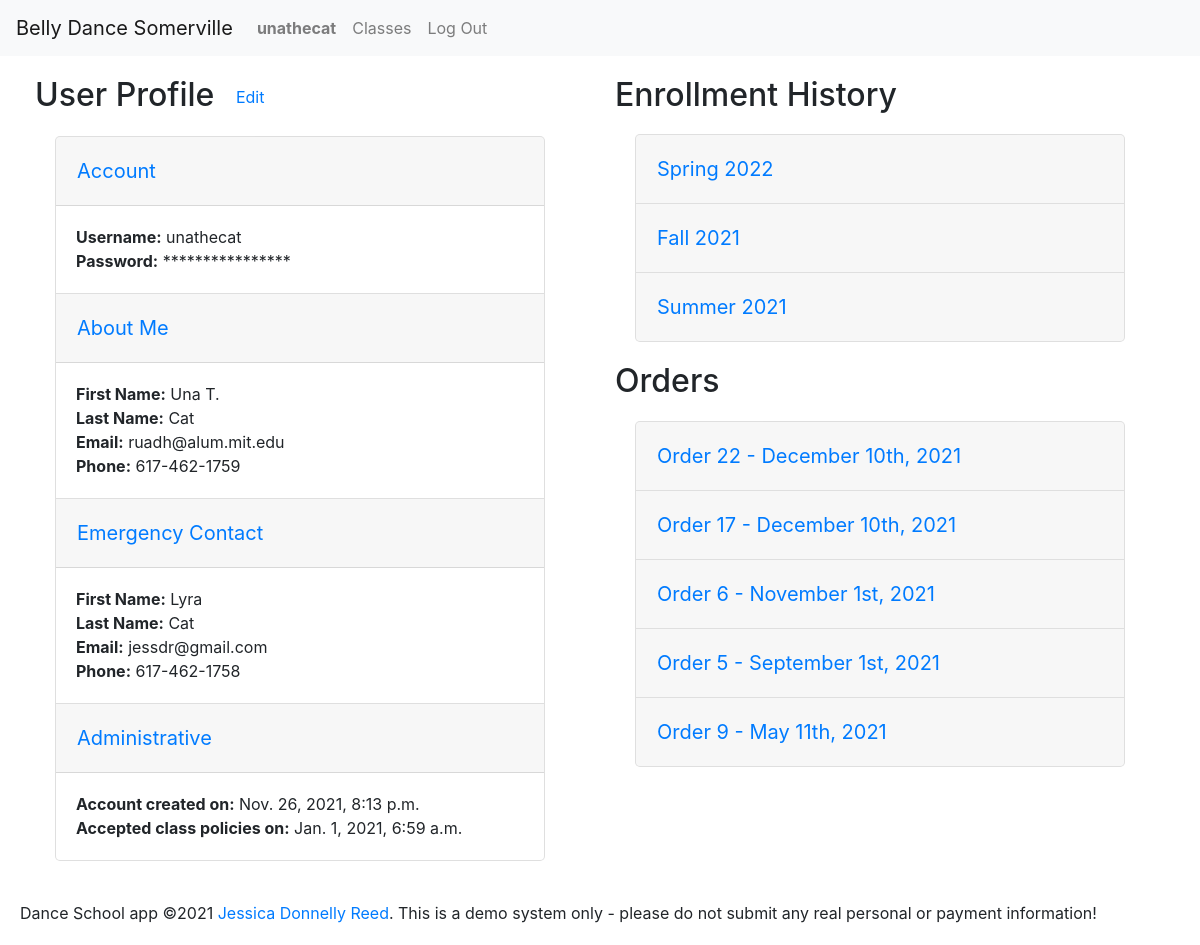
The app's page /profile/32 (signed in) with its own data.
### enrollment/models.py (models this page shows, shortened)
class User(AbstractUser):
    timezone = models.CharField(max_length=32, choices=TIMEZONES,
                                default=settings.DEFAULT_TIMEZONE)
    first_name = models.CharField(max_length=128, null=False, blank=False)
    last_name = models.CharField(max_length=128, null=False, blank=False)
    email = models.EmailField(max_length=254, null=False, blank=False)
    phone = models.CharField(max_length=32, null=True, blank=True)
    emergency_first = models.CharField(max_length=128, null=True, blank=True)
    emergency_last = models.CharField(max_length=128, null=True, blank=True)
    emergency_email = models.EmailField(max_length=254, null=True, blank=True)
    emergency_phone = models.CharField(max_length=32, null=True, blank=True)
    accept_terms = models.DateTimeField(null=True, blank=True)
    contact_sheet_notes = models.CharField(
        max_length=2048, null=True, blank=True)

class Semester(models.Model):
    name = models.CharField(max_length=128, null=False, blank=False)
    start_date = models.DateField(null=False, blank=False)
    end_date = models.DateField(null=False, blank=False)
    registration_open = models.DateTimeField(null=False, blank=False)
    registration_close = models.DateTimeField(null=False, blank=False)
    recital = models.DateTimeField(null=True, blank=True)
    hide = models.BooleanField(default=True, null=True, blank=True)
    def __str__(self):
        return self.name

class Order(models.Model):
    student = models.ForeignKey(
        User, on_delete=PROTECT, null=False, blank=False, related_name='orders')
    discount = models.DecimalField(
        max_digits=8, decimal_places=2, null=True, blank=True)
    completed = models.DateTimeField(null=True, blank=True)
    @property
    def subtotal(self):
        try:
            amount = self.line_items.aggregate(Sum('price'))['price__sum']
        except Exception:
            return 0
        return 0 if amount is None else amount
    @property
    def total(self):
        return self.subtotal - self.discount if self.discount is not None else self.subtotal

### enrollment/views.py (the view)
# urls.py: path('profile/<int:id>', views.profile_view, name='view_profile'),
@login_required
def profile_view(request, id):
    set_timezone(request)
    if request.method == 'GET':
        if request.user.id == id or request.user.is_staff:
            try:
                profile = User.objects.get(id=id)
            except User.DoesNotExist:
                return render(request, 'enrollment/profile.html', {
                    'orders': None,
                    'message': f'User {id} not found.'
                })
            semesters = Semester.objects.filter(
                offerings__line_items__order__student=id,
                offerings__line_items__order__completed__isnull=False).order_by('-start_date').distinct()
            for semester in semesters:
                semester.enrollments = LineItem.objects.filter(order__student=id).filter(
                    offering__semester=semester).exclude(order__completed=None)
            orders = completed_orders(request, id).order_by('-completed')
            for order in orders:
                order.items = order.line_items.all()
            return render(request, 'enrollment/profile.html', {
                'orders': orders,
                'semesters': semesters,
                'profile': profile
            })
        else:
            return render(request, 'enrollment/profile.html', {
                'orders': None,
                'message': 'You may not view other users\' profiles'
            })
    else:
        return render(request, 'enrollment/profile.html', {
            'orders': None,
            'message': 'GET method required'
        })

### enrollment/context_processors.py (called while the page is built)
def global_settings(request):
    return {
    'DEFAULT_TIMEZONE': settings.DEFAULT_TIMEZONE,
    'TIME_FORMAT': settings.TIME_FORMAT,
    'DATE_FORMAT': settings.DATE_FORMAT,
    'DATE_TIME_FORMAT': settings.DATE_TIME_FORMAT,
    'DATE_TIME_FORMAT_NO_YEAR': settings.DATE_TIME_FORMAT_NO_YEAR,
    'DATE_TIME_TIMEZONE_FORMAT': settings.DATE_TIME_TIMEZONE_FORMAT,
    'SCHOOL_NAME': settings.SCHOOL_NAME,
    'SCHOOL_POLICIES': settings.SCHOOL_POLICIES,
    'NO_OFFERINGS': settings.NO_OFFERINGS,
    }

### enrollment/models.py (called while the page is built)
    @property
    def weekday_name(self):
        return settings.WEEKDAYS[self.weekday][1]

### enrollment/views.py (called while the page is built)
def set_timezone(request):
    if request.user.is_authenticated:
        timezone.activate(request.user.timezone)
    else:
        timezone.activate(settings.DEFAULT_TIMEZONE)

@login_required
def completed_orders(request, user):
    try:
        orders = Order.objects.filter(student=user).exclude(completed=None)
    except Order.DoesNotExist:
        return None
    return orders

### enrollment/templates/enrollment/profile.html (shortened to what this page needs)
{% extends "enrollment/layout.html" %}
{% block body %}
<div class="row">
    {% if profile %}
    <div id="profile-view" class="col-md">
        <h2>User Profile <button class="btn btn-link" id="edit-profile-button" data-profile={{profile.id}}>Edit</button></h2>
        <div class="accordion" id="profile-accordion">
            <div class="card" data-section="account">
                <div class="card-header" id="heading-account">
                    <h3 class="mb-0">
                        <button class="btn btn-link" type="button" data-toggle="collapse" data-target="#collapse-account" aria-expanded="true" aria-controls="collapse-account">
                            Account
                        </button>
                    </h3>
                </div>
                <div id="collapse-account" class="collapse show" aria-labelledby="heading-account" data-parent="#profile-accordion">
                    <div class="card-body">
                        <div>
                            <span class="label">Username:</span> <span class="value">{{profile.username}}</span>
                        </div>
                        <div>
                            <span class="label">Password:</span> <span class="value">****************</span>
                        </div>
                    </div>
                </div>
            </div>
            <div class="card" data-section="about-me">
                <div class="card-header" id="heading-about-me">
                    <h3 class="mb-0">
                        <button class="btn btn-link" type="button" data-toggle="collapse" data-target="#collapse-about-me" aria-expanded="true" aria-controls="collapse-about-me">
                            About Me
                        </button>
                    </h3>
                </div>
                <div id="collapse-about-me" class="collapse show" aria-labelledby="heading-about-me" data-parent="#profile-accordion">
                    <div class="card-body editable">
                        <div>
                            <span class="label">First Name:</span> <span class="value" id="first-name">{{profile.first_name}}</span>
                        </div>
                        <div>
                            <span class="label">Last Name:</span> <span class="value" id="last-name">{{profile.last_name}}</span>
                        </div>
                        <div>
                            <span class="label">Email:</span> <span class="value" id="email">{{profile.email}}</span>
                        </div>
                        <div>
                            <span class="label">Phone:</span> <span class="value" id="phone">{{profile.phone}}</span>
                        </div>
                    </div>
                </div>
            </div>
            <div class="card" data-section="emergency-contact">
                <div class="card-header" id="heading-emergency-contact">
                    <h3 class="mb-0">
                        <button class="btn btn-link" type="button" data-toggle="collapse" data-target="#collapse-emergency-contact" aria-expanded="true" aria-controls="collapse-emergency-contact">
                            Emergency Contact
                        </button>
                    </h3>
                </div>
                <div id="collapse-emergency-contact" class="collapse show" aria-labelledby="heading-emergency-contact" data-parent="#profile-accordion">
                    <div class="card-body editable">
                        <div>
                            <span class="label">First Name:</span> <span class="value" id="emergency-first">{{profile.emergency_first}}</span>
                        </div>
                        <div>
                            <span class="label">Last Name:</span> <span class="value" id="emergency-last">{{profile.emergency_last}}</span>
                        </div>
                        <div>
                            <span class="label">Email:</span> <span class="value" id="emergency-email">{{profile.emergency_email}}</span>
                        </div>
                        <div>
                            <span class="label">Phone:</span> <span class="value" id="emergency-phone">{{profile.emergency_phone}}</span>
                        </div>
                    </div>
                </div>
            </div>
            <div class="card" data-section="administrative">
                <div class="card-header" id="heading-administrative">
                    <h3 class="mb-0">
                        <button class="btn btn-link" type="button" data-toggle="collapse" data-target="#collapse-administrative" aria-expanded="true" aria-controls="collapse-administrative">
                            Administrative
                        </button>
                    </h3>
                </div>
                <div id="collapse-administrative" class="collapse show" aria-labelledby="heading-administrative" data-parent="#profile-accordion">
                    <div class="card-body">
                        <div>
                            <span class="label">Account created on:</span> <span class="value">{{profile.date_joined}}</span>
                        </div>
                            <div><span class="label">Accepted class policies on:</span> <span class="value">{{profile.accept_terms}}</span>
                        </div>
                    </div>
                </div>
            </div>
        </div>
    </div>
    {% endif %}
    <div class="col-md" id="enrollments-orders">
        {% if semesters %}
            <h2>Enrollment History</h2>
            <div class="accordion" id="enrollment-accordion">
                {% for semester in semesters %}
                <div class="card" data-semester="{{semester.id}}">
                    <div class="card-header" id="heading{{semester.id}}">
                        <h3 class="mb-0">
                            <button class="btn btn-link" type="button" data-toggle="collapse" data-target="#collapse{{semester.id}}"
                                aria-expanded="true" aria-controls="collapse{{semester.id}}">
                                {{semester.name}}
                            </button>
                        </h3>
                    </div>
                </div>
                {% endfor %}
            </div>
        {% endif %}
        {% if orders %}
        <h2>Orders</h2>
        <div class="accordion" id="order-accordion">
            {% for order in orders %}
                <div class="card" data-order="{{order.id}}">
                    <div class="card-header" id="heading{{order.id}}">
                        <h3 class="mb-0">
                            <button class="btn btn-link" type="button" data-toggle="collapse" data-target="#collapse{{order.id}}"
                                aria-expanded="true" aria-controls="collapse{{order.id}}">
                                Order {{order.id}} - {{order.completed|date:DATE_FORMAT}}
                            </button>
                        </h3>
                    </div>
                </div>
            {% endfor %}
        </div>
        {% endif %}
    </div>
</div>
{% endblock %}

### enrollment/templates/enrollment/layout.html (shortened to what this page needs)
{% load static %}
{% load tz %}
<!DOCTYPE html>
<html lang="en">
<head>
    <link rel="stylesheet" href="https://stackpath.bootstrapcdn.com/bootstrap/4.4.1/css/bootstrap.min.css"
>
    <link href="{% static 'enrollment/styles.css' %}" rel="stylesheet">
</head>
<body>
    <nav class="navbar navbar-expand-sm navbar-light bg-light">
        <a class="navbar-brand" href="#">{{SCHOOL_NAME}}</a>
        <div class="collapse navbar-collapse" id="main-nav">
            <ul class="navbar-nav mr-auto">
                {% if user.is_authenticated %}
                    <li class="nav-item">
                        <a class="nav-link" href="{% url 'view_profile' user.id %}"><strong>{{user.username}}</strong></a>
                    </li>
                {% endif %}
                    <li class="nav-item">
                        <a class="nav-link" href="{% url 'index' %}">Classes</a>
                    </li>
                {% if user.is_authenticated %}
                    <li class="nav-item">
                        <a class="nav-link" href="{% url 'logout' %}">Log Out</a>
                    </li>
                {% endif %}
            </ul>
        </div>
    </nav>
    {% block body %}
    {% endblock %}
    <footer>
        Dance School app &copy;2021 <a href="https://github.com/ruadh">Jessica Donnelly Reed</a>.  This is a demo system only - please do not submit any real personal or payment information!
    </footer>
</body>
</html>

### enrollment/static/enrollment/styles.css (style rules this page uses)
header, footer, .row { margin: 20px; }
.label { font-weight: bold; }
.card { margin: 20px; border-radius: 5px; }
.accordion { margin: 20px; }
.accordion .card { margin-top: 0; margin-bottom: 0; margin-left: 0; }
.card-header .btn-link { font-size: 1.25rem; padding-left: 0; }

### records on screen
User: username "unathecat", first_name "Una T.", last_name "Cat", email "ruadh@alum.mit.edu", phone "617-462-1759", emergency_first "Lyra", emergency_last "Cat", emergency_email "jessdr@gmail.com", emergency_phone "617-462-1758", date_joined "Nov. 26, 2021, 8:13 p.m.", accept_terms "Jan. 1, 2021, 6:59 a.m."
Semester: name "Spring 2022"
Semester: name "Fall 2021"
Semester: name "Summer 2021"
Order: id "22", completed "December 10th, 2021"
Order: id "17", completed "December 10th, 2021"
Order: id "6", completed "November 1st, 2021"
Order: id "5", completed "September 1st, 2021"
Order: id "9", completed "May 11th, 2021"

### other values on screen
{{ SCHOOL_NAME }} "Belly Dance Somerville"
